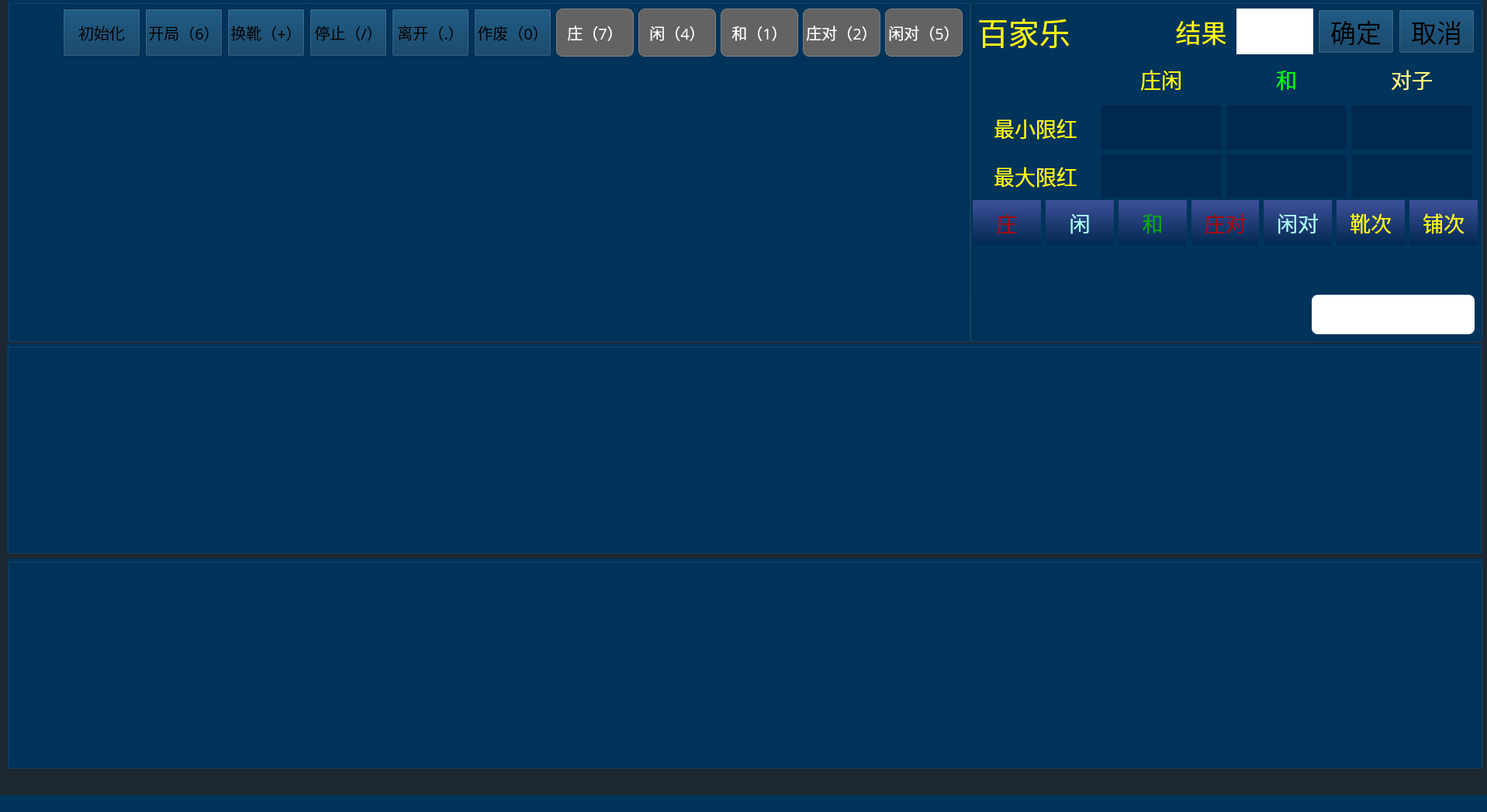
<?xml version="1.0" encoding="UTF-8"?>
<ui version="4.0">
 <class>MainWindow</class>
 <widget class="QMainWindow" name="MainWindow">
  <property name="geometry">
   <rect>
    <x>0</x>
    <y>0</y>
    <width>1917</width>
    <height>1047</height>
   </rect>
  </property>
  <property name="windowTitle">
   <string>MainWindow</string>
  </property>
  <property name="styleSheet">
   <string notr="true">background-color: rgb(0, 52, 91);</string>
  </property>
  <widget class="QWidget" name="centralwidget">
   <property name="styleSheet">
    <string notr="true">background-color: rgb(30, 40, 50);</string>
   </property>
   <widget class="QGroupBox" name="groupBox_3">
    <property name="geometry">
     <rect>
      <x>9</x>
      <y>443</y>
      <width>1901</width>
      <height>271</height>
     </rect>
    </property>
    <property name="styleSheet">
     <string notr="true">background-color: rgb(0, 52, 91);
</string>
    </property>
    <property name="title">
     <string/>
    </property>
    <layout class="QVBoxLayout" name="verticalLayout_4">
     <item>
      <layout class="QGridLayout" name="gridLayout_4">
       <property name="spacing">
        <number>1</number>
       </property>
      </layout>
     </item>
    </layout>
   </widget>
   <widget class="QGroupBox" name="groupBox_4">
    <property name="geometry">
     <rect>
      <x>10</x>
      <y>720</y>
      <width>1901</width>
      <height>271</height>
     </rect>
    </property>
    <property name="styleSheet">
     <string notr="true">background-color: rgb(0, 52, 91);
</string>
    </property>
    <property name="title">
     <string/>
    </property>
    <layout class="QVBoxLayout" name="verticalLayout_5">
     <item>
      <layout class="QGridLayout" name="gridLayout_5">
       <property name="spacing">
        <number>1</number>
       </property>
      </layout>
     </item>
    </layout>
   </widget>
   <widget class="QGroupBox" name="groupBox_2">
    <property name="geometry">
     <rect>
      <x>1250</x>
      <y>0</y>
      <width>661</width>
      <height>441</height>
     </rect>
    </property>
    <property name="styleSheet">
     <string notr="true">background-color: rgb(0, 52, 91);</string>
    </property>
    <property name="title">
     <string/>
    </property>
    <widget class="QWidget" name="layoutWidget">
     <property name="geometry">
      <rect>
       <x>10</x>
       <y>10</y>
       <width>641</width>
       <height>61</height>
      </rect>
     </property>
     <layout class="QGridLayout" name="gridLayout">
      <item row="0" column="2">
       <widget class="QLabel" name="label_143">
        <property name="font">
         <font>
          <family>方正粗黑宋简体</family>
          <pointsize>25</pointsize>
         </font>
        </property>
        <property name="styleSheet">
         <string notr="true">color: rgb(255, 255, 0);</string>
        </property>
        <property name="text">
         <string>   结果</string>
        </property>
       </widget>
      </item>
      <item row="0" column="5">
       <widget class="QPushButton" name="pu_cancel">
        <property name="enabled">
         <bool>false</bool>
        </property>
        <property name="font">
         <font>
          <family>方正粗黑宋简体</family>
          <pointsize>25</pointsize>
         </font>
        </property>
        <property name="styleSheet">
         <string notr="true">QPushButton{color: rgb(0, 0, 0);background-image: url(:/button/pu_yellow.png);}
QPushButton:pressed{border-color:gray;background-image: url(:/button/pu_yellow_an.png);
}
QPushButton:disabled{border-color:gray;background-image: url(:/button/pu_yellow_an.png);
}</string>
        </property>
        <property name="text">
         <string>取消</string>
        </property>
       </widget>
      </item>
      <item row="0" column="0">
       <widget class="QLabel" name="label_126">
        <property name="font">
         <font>
          <family>方正粗黑宋简体</family>
          <pointsize>30</pointsize>
         </font>
        </property>
        <property name="styleSheet">
         <string notr="true">color: rgb(255, 255, 0);</string>
        </property>
        <property name="text">
         <string>百家乐</string>
        </property>
       </widget>
      </item>
      <item row="0" column="1">
       <widget class="QLabel" name="label_desk_id">
        <property name="font">
         <font>
          <family>方正粗黑宋简体</family>
          <pointsize>30</pointsize>
         </font>
        </property>
        <property name="styleSheet">
         <string notr="true">color: rgb(255, 255, 0);</string>
        </property>
        <property name="text">
         <string/>
        </property>
       </widget>
      </item>
      <item row="0" column="4">
       <widget class="QPushButton" name="pu_enter">
        <property name="enabled">
         <bool>false</bool>
        </property>
        <property name="font">
         <font>
          <family>方正粗黑宋简体</family>
          <pointsize>25</pointsize>
         </font>
        </property>
        <property name="styleSheet">
         <string notr="true">QPushButton{color: rgb(0, 0, 0);background-image: url(:/button/pu_yellow.png);}
QPushButton:pressed{border-color:gray;background-image: url(:/button/pu_yellow_an.png);
}
QPushButton:disabled{border-color:gray;background-image: url(:/button/pu_yellow_an.png);
}</string>
        </property>
        <property name="text">
         <string>确定</string>
        </property>
       </widget>
      </item>
      <item row="0" column="3">
       <widget class="QLabel" name="label_result">
        <property name="font">
         <font>
          <family>方正粗黑宋简体</family>
          <pointsize>20</pointsize>
         </font>
        </property>
        <property name="styleSheet">
         <string notr="true">background-color: rgb(255, 255, 255);</string>
        </property>
        <property name="text">
         <string/>
        </property>
       </widget>
      </item>
     </layout>
    </widget>
    <widget class="QWidget" name="layoutWidget">
     <property name="geometry">
      <rect>
       <x>7</x>
       <y>74</y>
       <width>641</width>
       <height>181</height>
      </rect>
     </property>
     <layout class="QGridLayout" name="gridLayout_3">
      <item row="1" column="1">
       <widget class="QLabel" name="label_minLimit">
        <property name="font">
         <font>
          <family>方正粗黑宋简体</family>
          <pointsize>20</pointsize>
         </font>
        </property>
        <property name="styleSheet">
         <string notr="true">color: rgb(255, 255, 255);
background-color: rgb(0, 41, 80);</string>
        </property>
        <property name="text">
         <string/>
        </property>
        <property name="alignment">
         <set>Qt::AlignCenter</set>
        </property>
       </widget>
      </item>
      <item row="1" column="0">
       <widget class="QLabel" name="label_123">
        <property name="font">
         <font>
          <family>方正粗黑宋简体</family>
          <pointsize>20</pointsize>
         </font>
        </property>
        <property name="styleSheet">
         <string notr="true">color: rgb(255, 255, 0);</string>
        </property>
        <property name="text">
         <string>最小限红</string>
        </property>
        <property name="alignment">
         <set>Qt::AlignCenter</set>
        </property>
       </widget>
      </item>
      <item row="1" column="2">
       <widget class="QLabel" name="label_tieMinLimit">
        <property name="font">
         <font>
          <family>方正粗黑宋简体</family>
          <pointsize>20</pointsize>
         </font>
        </property>
        <property name="styleSheet">
         <string notr="true">background-color: rgb(0, 41, 80);color: rgb(255, 255, 255);</string>
        </property>
        <property name="text">
         <string/>
        </property>
        <property name="alignment">
         <set>Qt::AlignCenter</set>
        </property>
       </widget>
      </item>
      <item row="2" column="3">
       <widget class="QLabel" name="label_pairMaxLimit">
        <property name="font">
         <font>
          <family>方正粗黑宋简体</family>
          <pointsize>20</pointsize>
         </font>
        </property>
        <property name="styleSheet">
         <string notr="true">background-color: rgb(0, 41, 80);color: rgb(255, 255, 255);</string>
        </property>
        <property name="text">
         <string/>
        </property>
        <property name="alignment">
         <set>Qt::AlignCenter</set>
        </property>
       </widget>
      </item>
      <item row="2" column="1">
       <widget class="QLabel" name="label_maxLimit">
        <property name="font">
         <font>
          <family>方正粗黑宋简体</family>
          <pointsize>20</pointsize>
         </font>
        </property>
        <property name="styleSheet">
         <string notr="true">background-color: rgb(0, 41, 80);color: rgb(255, 255, 255);</string>
        </property>
        <property name="text">
         <string/>
        </property>
        <property name="alignment">
         <set>Qt::AlignCenter</set>
        </property>
       </widget>
      </item>
      <item row="2" column="0">
       <widget class="QLabel" name="label_127">
        <property name="font">
         <font>
          <family>方正粗黑宋简体</family>
          <pointsize>20</pointsize>
         </font>
        </property>
        <property name="styleSheet">
         <string notr="true">color: rgb(255, 255, 0);</string>
        </property>
        <property name="text">
         <string>最大限红</string>
        </property>
        <property name="alignment">
         <set>Qt::AlignCenter</set>
        </property>
       </widget>
      </item>
      <item row="0" column="1">
       <widget class="QLabel" name="label_122">
        <property name="font">
         <font>
          <family>方正粗黑宋简体</family>
          <pointsize>20</pointsize>
         </font>
        </property>
        <property name="styleSheet">
         <string notr="true">color: rgb(255, 255, 0);</string>
        </property>
        <property name="text">
         <string>庄闲</string>
        </property>
        <property name="alignment">
         <set>Qt::AlignCenter</set>
        </property>
       </widget>
      </item>
      <item row="2" column="2">
       <widget class="QLabel" name="label_tieMaxLimit">
        <property name="font">
         <font>
          <family>方正粗黑宋简体</family>
          <pointsize>20</pointsize>
         </font>
        </property>
        <property name="styleSheet">
         <string notr="true">background-color: rgb(0, 41, 80);color: rgb(255, 255, 255);</string>
        </property>
        <property name="text">
         <string/>
        </property>
        <property name="alignment">
         <set>Qt::AlignCenter</set>
        </property>
       </widget>
      </item>
      <item row="0" column="2">
       <widget class="QLabel" name="label_128">
        <property name="font">
         <font>
          <family>方正粗黑宋简体</family>
          <pointsize>20</pointsize>
         </font>
        </property>
        <property name="styleSheet">
         <string notr="true">color: rgb(0, 255, 0);</string>
        </property>
        <property name="text">
         <string>和</string>
        </property>
        <property name="alignment">
         <set>Qt::AlignCenter</set>
        </property>
       </widget>
      </item>
      <item row="1" column="3">
       <widget class="QLabel" name="label_pairMinLimit">
        <property name="font">
         <font>
          <family>方正粗黑宋简体</family>
          <pointsize>20</pointsize>
         </font>
        </property>
        <property name="styleSheet">
         <string notr="true">background-color: rgb(0, 41, 80);color: rgb(255, 255, 255);</string>
        </property>
        <property name="text">
         <string/>
        </property>
        <property name="alignment">
         <set>Qt::AlignCenter</set>
        </property>
       </widget>
      </item>
      <item row="0" column="3">
       <widget class="QLabel" name="label_129">
        <property name="font">
         <font>
          <family>方正粗黑宋简体</family>
          <pointsize>20</pointsize>
         </font>
        </property>
        <property name="styleSheet">
         <string notr="true">color: rgb(255, 255, 127);</string>
        </property>
        <property name="text">
         <string>对子</string>
        </property>
        <property name="alignment">
         <set>Qt::AlignCenter</set>
        </property>
       </widget>
      </item>
     </layout>
    </widget>
    <widget class="QWidget" name="layoutWidget">
     <property name="geometry">
      <rect>
       <x>4</x>
       <y>258</y>
       <width>651</width>
       <height>121</height>
      </rect>
     </property>
     <layout class="QGridLayout" name="gridLayout_6">
      <item row="0" column="6">
       <widget class="QLabel" name="label_140">
        <property name="font">
         <font>
          <family>方正粗黑宋简体</family>
          <pointsize>20</pointsize>
         </font>
        </property>
        <property name="styleSheet">
         <string notr="true">background-color: qlineargradient(spread:pad, x1:0, y1:1, x2:0, y2:0, stop:0 rgba(0, 41, 80, 255), stop:1 rgba(63, 80, 155, 255));color: rgb(255, 255, 0);</string>
        </property>
        <property name="text">
         <string>铺次</string>
        </property>
        <property name="alignment">
         <set>Qt::AlignCenter</set>
        </property>
       </widget>
      </item>
      <item row="1" column="3">
       <widget class="QLabel" name="label_result_zhuangDui">
        <property name="font">
         <font>
          <family>方正粗黑宋简体</family>
          <pointsize>20</pointsize>
         </font>
        </property>
        <property name="styleSheet">
         <string notr="true">color: rgb(255, 255, 255);</string>
        </property>
        <property name="text">
         <string/>
        </property>
        <property name="alignment">
         <set>Qt::AlignCenter</set>
        </property>
       </widget>
      </item>
      <item row="0" column="3">
       <widget class="QLabel" name="label_137">
        <property name="font">
         <font>
          <family>方正粗黑宋简体</family>
          <pointsize>20</pointsize>
         </font>
        </property>
        <property name="styleSheet">
         <string notr="true">background-color: qlineargradient(spread:pad, x1:0, y1:1, x2:0, y2:0, stop:0 rgba(0, 41, 80, 255), stop:1 rgba(63, 80, 155, 255));color: rgb(170, 0, 0);</string>
        </property>
        <property name="text">
         <string>庄对</string>
        </property>
        <property name="alignment">
         <set>Qt::AlignCenter</set>
        </property>
       </widget>
      </item>
      <item row="1" column="1">
       <widget class="QLabel" name="label_result_xian">
        <property name="font">
         <font>
          <family>方正粗黑宋简体</family>
          <pointsize>20</pointsize>
         </font>
        </property>
        <property name="styleSheet">
         <string notr="true">color: rgb(255, 255, 255);</string>
        </property>
        <property name="text">
         <string/>
        </property>
        <property name="alignment">
         <set>Qt::AlignCenter</set>
        </property>
       </widget>
      </item>
      <item row="1" column="4">
       <widget class="QLabel" name="label_result_xianDui">
        <property name="font">
         <font>
          <family>方正粗黑宋简体</family>
          <pointsize>20</pointsize>
         </font>
        </property>
        <property name="styleSheet">
         <string notr="true">color: rgb(255, 255, 255);</string>
        </property>
        <property name="text">
         <string/>
        </property>
        <property name="alignment">
         <set>Qt::AlignCenter</set>
        </property>
       </widget>
      </item>
      <item row="1" column="2">
       <widget class="QLabel" name="label_result_same">
        <property name="font">
         <font>
          <family>方正粗黑宋简体</family>
          <pointsize>20</pointsize>
         </font>
        </property>
        <property name="styleSheet">
         <string notr="true">color: rgb(255, 255, 255);</string>
        </property>
        <property name="text">
         <string/>
        </property>
        <property name="alignment">
         <set>Qt::AlignCenter</set>
        </property>
       </widget>
      </item>
      <item row="0" column="5">
       <widget class="QLabel" name="label_139">
        <property name="font">
         <font>
          <family>方正粗黑宋简体</family>
          <pointsize>20</pointsize>
         </font>
        </property>
        <property name="styleSheet">
         <string notr="true">background-color: qlineargradient(spread:pad, x1:0, y1:1, x2:0, y2:0, stop:0 rgba(0, 41, 80, 255), stop:1 rgba(63, 80, 155, 255));color: rgb(255, 255, 0);</string>
        </property>
        <property name="text">
         <string>靴次</string>
        </property>
        <property name="alignment">
         <set>Qt::AlignCenter</set>
        </property>
       </widget>
      </item>
      <item row="0" column="2">
       <widget class="QLabel" name="label_136">
        <property name="font">
         <font>
          <family>方正粗黑宋简体</family>
          <pointsize>20</pointsize>
         </font>
        </property>
        <property name="styleSheet">
         <string notr="true">background-color: qlineargradient(spread:pad, x1:0, y1:1, x2:0, y2:0, stop:0 rgba(0, 41, 80, 255), stop:1 rgba(63, 80, 155, 255));color: rgb(0, 170, 0);</string>
        </property>
        <property name="text">
         <string>和</string>
        </property>
        <property name="alignment">
         <set>Qt::AlignCenter</set>
        </property>
       </widget>
      </item>
      <item row="1" column="6">
       <widget class="QLabel" name="label_times_pu">
        <property name="font">
         <font>
          <family>方正粗黑宋简体</family>
          <pointsize>20</pointsize>
         </font>
        </property>
        <property name="styleSheet">
         <string notr="true">color: rgb(255, 255, 255);</string>
        </property>
        <property name="text">
         <string/>
        </property>
        <property name="alignment">
         <set>Qt::AlignCenter</set>
        </property>
       </widget>
      </item>
      <item row="1" column="5">
       <widget class="QLabel" name="label_times_xue">
        <property name="font">
         <font>
          <family>方正粗黑宋简体</family>
          <pointsize>20</pointsize>
         </font>
        </property>
        <property name="styleSheet">
         <string notr="true">color: rgb(255, 255, 255);</string>
        </property>
        <property name="text">
         <string/>
        </property>
        <property name="alignment">
         <set>Qt::AlignCenter</set>
        </property>
       </widget>
      </item>
      <item row="0" column="0">
       <widget class="QLabel" name="label_134">
        <property name="font">
         <font>
          <family>方正粗黑宋简体</family>
          <pointsize>20</pointsize>
         </font>
        </property>
        <property name="styleSheet">
         <string notr="true">color: rgb(170, 0, 0);
background-color: qlineargradient(spread:pad, x1:0, y1:1, x2:0, y2:0, stop:0 rgba(0, 41, 80, 255), stop:1 rgba(63, 80, 155, 255));</string>
        </property>
        <property name="text">
         <string>庄</string>
        </property>
        <property name="alignment">
         <set>Qt::AlignCenter</set>
        </property>
       </widget>
      </item>
      <item row="0" column="4">
       <widget class="QLabel" name="label_138">
        <property name="font">
         <font>
          <family>方正粗黑宋简体</family>
          <pointsize>20</pointsize>
         </font>
        </property>
        <property name="styleSheet">
         <string notr="true">background-color: qlineargradient(spread:pad, x1:0, y1:1, x2:0, y2:0, stop:0 rgba(0, 41, 80, 255), stop:1 rgba(63, 80, 155, 255));color: rgb(170, 255, 255);</string>
        </property>
        <property name="text">
         <string>闲对</string>
        </property>
        <property name="alignment">
         <set>Qt::AlignCenter</set>
        </property>
       </widget>
      </item>
      <item row="1" column="0">
       <widget class="QLabel" name="label_result_zhuang">
        <property name="font">
         <font>
          <family>方正粗黑宋简体</family>
          <pointsize>20</pointsize>
         </font>
        </property>
        <property name="styleSheet">
         <string notr="true">color: rgb(255, 255, 255);</string>
        </property>
        <property name="text">
         <string/>
        </property>
        <property name="alignment">
         <set>Qt::AlignCenter</set>
        </property>
       </widget>
      </item>
      <item row="0" column="1">
       <widget class="QLabel" name="label_135">
        <property name="font">
         <font>
          <family>方正粗黑宋简体</family>
          <pointsize>20</pointsize>
         </font>
        </property>
        <property name="styleSheet">
         <string notr="true">background-color: qlineargradient(spread:pad, x1:0, y1:1, x2:0, y2:0, stop:0 rgba(0, 41, 80, 255), stop:1 rgba(63, 80, 155, 255));color: rgb(170, 255, 255);</string>
        </property>
        <property name="text">
         <string>闲</string>
        </property>
        <property name="alignment">
         <set>Qt::AlignCenter</set>
        </property>
       </widget>
      </item>
     </layout>
    </widget>
    <widget class="QWidget" name="layoutWidget">
     <property name="geometry">
      <rect>
       <x>10</x>
       <y>380</y>
       <width>641</width>
       <height>51</height>
      </rect>
     </property>
     <layout class="QHBoxLayout" name="horizontalLayout_2">
      <item>
       <widget class="QLabel" name="label">
        <property name="styleSheet">
         <string notr="true">border-image: url(:/button/banker_ask_way.png);
border-radius: 8px;</string>
        </property>
        <property name="text">
         <string/>
        </property>
       </widget>
      </item>
      <item>
       <widget class="QLabel" name="label_2">
        <property name="styleSheet">
         <string notr="true">border-radius: 8px;
border-image: url(:/button/tie_ask_way.png);</string>
        </property>
        <property name="text">
         <string/>
        </property>
       </widget>
      </item>
      <item>
       <widget class="QLabel" name="label_up_pave">
        <property name="font">
         <font>
          <family>方正粗黑宋简体</family>
          <pointsize>25</pointsize>
         </font>
        </property>
        <property name="styleSheet">
         <string notr="true">background-color: rgb(255, 255, 255);
border-radius: 8px;</string>
        </property>
        <property name="text">
         <string/>
        </property>
       </widget>
      </item>
     </layout>
    </widget>
   </widget>
   <widget class="QWidget" name="layoutWidget">
    <property name="geometry">
     <rect>
      <x>10</x>
      <y>0</y>
      <width>1241</width>
      <height>441</height>
     </rect>
    </property>
    <layout class="QVBoxLayout" name="verticalLayout">
     <item>
      <widget class="QGroupBox" name="groupBox">
       <property name="styleSheet">
        <string notr="true">background-color: rgb(0, 52, 91);</string>
       </property>
       <property name="title">
        <string/>
       </property>
       <widget class="QWidget" name="layoutWidget">
        <property name="geometry">
         <rect>
          <x>10</x>
          <y>80</y>
          <width>1221</width>
          <height>351</height>
         </rect>
        </property>
        <layout class="QGridLayout" name="gridLayout_2">
         <property name="spacing">
          <number>1</number>
         </property>
        </layout>
       </widget>
       <widget class="QWidget" name="layoutWidget">
        <property name="geometry">
         <rect>
          <x>10</x>
          <y>10</y>
          <width>1221</width>
          <height>64</height>
         </rect>
        </property>
        <layout class="QHBoxLayout" name="horizontalLayout">
         <property name="sizeConstraint">
          <enum>QLayout::SetMinimumSize</enum>
         </property>
         <property name="topMargin">
          <number>0</number>
         </property>
         <item>
          <spacer name="horizontalSpacer">
           <property name="orientation">
            <enum>Qt::Horizontal</enum>
           </property>
           <property name="sizeHint" stdset="0">
            <size>
             <width>40</width>
             <height>20</height>
            </size>
           </property>
          </spacer>
         </item>
         <item>
          <widget class="QPushButton" name="pu_init">
           <property name="enabled">
            <bool>false</bool>
           </property>
           <property name="minimumSize">
            <size>
             <width>100</width>
             <height>62</height>
            </size>
           </property>
           <property name="font">
            <font>
             <family>方正粗黑宋简体</family>
             <pointsize>15</pointsize>
            </font>
           </property>
           <property name="styleSheet">
            <string notr="true">QPushButton{color: rgb(0, 0, 0);background-image: url(:/button/pu_yellow.png);}
QPushButton:pressed{border-color:gray;background-image: url(:/button/pu_yellow_an.png);
}
QPushButton:disabled{border-color:gray;background-image: url(:/button/pu_yellow_an.png);
}</string>
           </property>
           <property name="text">
            <string>初始化</string>
           </property>
          </widget>
         </item>
         <item>
          <widget class="QPushButton" name="pu_start">
           <property name="enabled">
            <bool>false</bool>
           </property>
           <property name="minimumSize">
            <size>
             <width>100</width>
             <height>62</height>
            </size>
           </property>
           <property name="font">
            <font>
             <family>方正粗黑宋简体</family>
             <pointsize>15</pointsize>
            </font>
           </property>
           <property name="acceptDrops">
            <bool>true</bool>
           </property>
           <property name="styleSheet">
            <string notr="true">QPushButton{color: rgb(0, 0, 0);background-image: url(:/button/pu_yellow.png);}
QPushButton:pressed{border-color:gray;background-image: url(:/button/pu_yellow_an.png);
}
QPushButton:disabled{border-color:gray;background-image: url(:/button/pu_yellow_an.png);
}</string>
           </property>
           <property name="text">
            <string>开局（6）</string>
           </property>
          </widget>
         </item>
         <item>
          <widget class="QPushButton" name="pu_changeXue">
           <property name="enabled">
            <bool>false</bool>
           </property>
           <property name="minimumSize">
            <size>
             <width>100</width>
             <height>62</height>
            </size>
           </property>
           <property name="font">
            <font>
             <family>方正粗黑宋简体</family>
             <pointsize>15</pointsize>
            </font>
           </property>
           <property name="styleSheet">
            <string notr="true">QPushButton{color: rgb(0, 0, 0);background-image: url(:/button/pu_yellow.png);}
QPushButton:pressed{border-color:gray;background-image: url(:/button/pu_yellow_an.png);
}
QPushButton:disabled{border-color:gray;background-image: url(:/button/pu_yellow_an.png);
}</string>
           </property>
           <property name="text">
            <string>换靴（+）</string>
           </property>
          </widget>
         </item>
         <item>
          <widget class="QPushButton" name="pu_stop">
           <property name="enabled">
            <bool>false</bool>
           </property>
           <property name="minimumSize">
            <size>
             <width>100</width>
             <height>62</height>
            </size>
           </property>
           <property name="font">
            <font>
             <family>方正粗黑宋简体</family>
             <pointsize>15</pointsize>
            </font>
           </property>
           <property name="styleSheet">
            <string notr="true">QPushButton{color: rgb(0, 0, 0);background-image: url(:/button/pu_yellow.png);}
QPushButton:pressed{border-color:gray;background-image: url(:/button/pu_yellow_an.png);
}
QPushButton:disabled{border-color:gray;background-image: url(:/button/pu_yellow_an.png);
}</string>
           </property>
           <property name="text">
            <string>停止（/）</string>
           </property>
          </widget>
         </item>
         <item>
          <widget class="QPushButton" name="pu_leave">
           <property name="enabled">
            <bool>false</bool>
           </property>
           <property name="minimumSize">
            <size>
             <width>100</width>
             <height>62</height>
            </size>
           </property>
           <property name="font">
            <font>
             <family>方正粗黑宋简体</family>
             <pointsize>15</pointsize>
            </font>
           </property>
           <property name="styleSheet">
            <string notr="true">QPushButton{color: rgb(0, 0, 0);background-image: url(:/button/pu_yellow.png);}
QPushButton:pressed{border-color:gray;background-image: url(:/button/pu_yellow_an.png);
}
QPushButton:disabled{border-color:gray;background-image: url(:/button/pu_yellow_an.png);
}</string>
           </property>
           <property name="text">
            <string>离开（.）</string>
           </property>
          </widget>
         </item>
         <item>
          <widget class="QPushButton" name="pu_useless">
           <property name="enabled">
            <bool>false</bool>
           </property>
           <property name="minimumSize">
            <size>
             <width>100</width>
             <height>62</height>
            </size>
           </property>
           <property name="font">
            <font>
             <family>方正粗黑宋简体</family>
             <pointsize>15</pointsize>
            </font>
           </property>
           <property name="styleSheet">
            <string notr="true">QPushButton{color: rgb(0, 0, 0);background-image: url(:/button/pu_yellow.png);}
QPushButton:pressed{border-color:gray;background-image: url(:/button/pu_yellow_an.png);
}
QPushButton:disabled{border-color:gray;background-image: url(:/button/pu_yellow_an.png);
}</string>
           </property>
           <property name="text">
            <string>作废（0）</string>
           </property>
          </widget>
         </item>
         <item>
          <widget class="QPushButton" name="pu_zhuang">
           <property name="enabled">
            <bool>false</bool>
           </property>
           <property name="minimumSize">
            <size>
             <width>100</width>
             <height>62</height>
            </size>
           </property>
           <property name="font">
            <font>
             <family>方正粗黑宋简体</family>
             <pointsize>15</pointsize>
            </font>
           </property>
           <property name="styleSheet">
            <string notr="true">QPushButton{color: rgb(255, 255, 255);background:rgb(180, 45, 55);border:1px solid grey; border-radius: 8px;}
QPushButton:hover{border-color:rgb(139,170,105)}
QPushButton:pressed{border-color:gray;background-color: rgb(114, 58, 62);}
QPushButton:disabled{border-color:gray;background-color: rgb(99, 99, 99);
}</string>
           </property>
           <property name="text">
            <string>庄（7）</string>
           </property>
          </widget>
         </item>
         <item>
          <widget class="QPushButton" name="pu_xian">
           <property name="enabled">
            <bool>false</bool>
           </property>
           <property name="minimumSize">
            <size>
             <width>100</width>
             <height>62</height>
            </size>
           </property>
           <property name="palette">
            <palette>
             <active>
              <colorrole role="WindowText">
               <brush brushstyle="SolidPattern">
                <color alpha="255">
                 <red>255</red>
                 <green>255</green>
                 <blue>255</blue>
                </color>
               </brush>
              </colorrole>
              <colorrole role="Button">
               <brush brushstyle="SolidPattern">
                <color alpha="255">
                 <red>50</red>
                 <green>73</green>
                 <blue>138</blue>
                </color>
               </brush>
              </colorrole>
              <colorrole role="Text">
               <brush brushstyle="SolidPattern">
                <color alpha="255">
                 <red>255</red>
                 <green>255</green>
                 <blue>255</blue>
                </color>
               </brush>
              </colorrole>
              <colorrole role="ButtonText">
               <brush brushstyle="SolidPattern">
                <color alpha="255">
                 <red>255</red>
                 <green>255</green>
                 <blue>255</blue>
                </color>
               </brush>
              </colorrole>
              <colorrole role="Base">
               <brush brushstyle="SolidPattern">
                <color alpha="255">
                 <red>50</red>
                 <green>73</green>
                 <blue>138</blue>
                </color>
               </brush>
              </colorrole>
              <colorrole role="Window">
               <brush brushstyle="SolidPattern">
                <color alpha="255">
                 <red>50</red>
                 <green>73</green>
                 <blue>138</blue>
                </color>
               </brush>
              </colorrole>
              <colorrole role="PlaceholderText">
               <brush brushstyle="NoBrush">
                <color alpha="128">
                 <red>255</red>
                 <green>255</green>
                 <blue>255</blue>
                </color>
               </brush>
              </colorrole>
             </active>
             <inactive>
              <colorrole role="WindowText">
               <brush brushstyle="SolidPattern">
                <color alpha="255">
                 <red>255</red>
                 <green>255</green>
                 <blue>255</blue>
                </color>
               </brush>
              </colorrole>
              <colorrole role="Button">
               <brush brushstyle="SolidPattern">
                <color alpha="255">
                 <red>50</red>
                 <green>73</green>
                 <blue>138</blue>
                </color>
               </brush>
              </colorrole>
              <colorrole role="Text">
               <brush brushstyle="SolidPattern">
                <color alpha="255">
                 <red>255</red>
                 <green>255</green>
                 <blue>255</blue>
                </color>
               </brush>
              </colorrole>
              <colorrole role="ButtonText">
               <brush brushstyle="SolidPattern">
                <color alpha="255">
                 <red>255</red>
                 <green>255</green>
                 <blue>255</blue>
                </color>
               </brush>
              </colorrole>
              <colorrole role="Base">
               <brush brushstyle="SolidPattern">
                <color alpha="255">
                 <red>50</red>
                 <green>73</green>
                 <blue>138</blue>
                </color>
               </brush>
              </colorrole>
              <colorrole role="Window">
               <brush brushstyle="SolidPattern">
                <color alpha="255">
                 <red>50</red>
                 <green>73</green>
                 <blue>138</blue>
                </color>
               </brush>
              </colorrole>
              <colorrole role="PlaceholderText">
               <brush brushstyle="NoBrush">
                <color alpha="128">
                 <red>255</red>
                 <green>255</green>
                 <blue>255</blue>
                </color>
               </brush>
              </colorrole>
             </inactive>
             <disabled>
              <colorrole role="WindowText">
               <brush brushstyle="SolidPattern">
                <color alpha="255">
                 <red>255</red>
                 <green>255</green>
                 <blue>255</blue>
                </color>
               </brush>
              </colorrole>
              <colorrole role="Button">
               <brush brushstyle="SolidPattern">
                <color alpha="255">
                 <red>99</red>
                 <green>99</green>
                 <blue>99</blue>
                </color>
               </brush>
              </colorrole>
              <colorrole role="Text">
               <brush brushstyle="SolidPattern">
                <color alpha="255">
                 <red>255</red>
                 <green>255</green>
                 <blue>255</blue>
                </color>
               </brush>
              </colorrole>
              <colorrole role="ButtonText">
               <brush brushstyle="SolidPattern">
                <color alpha="255">
                 <red>255</red>
                 <green>255</green>
                 <blue>255</blue>
                </color>
               </brush>
              </colorrole>
              <colorrole role="Base">
               <brush brushstyle="SolidPattern">
                <color alpha="255">
                 <red>99</red>
                 <green>99</green>
                 <blue>99</blue>
                </color>
               </brush>
              </colorrole>
              <colorrole role="Window">
               <brush brushstyle="SolidPattern">
                <color alpha="255">
                 <red>99</red>
                 <green>99</green>
                 <blue>99</blue>
                </color>
               </brush>
              </colorrole>
              <colorrole role="PlaceholderText">
               <brush brushstyle="NoBrush">
                <color alpha="128">
                 <red>255</red>
                 <green>255</green>
                 <blue>255</blue>
                </color>
               </brush>
              </colorrole>
             </disabled>
            </palette>
           </property>
           <property name="font">
            <font>
             <family>方正粗黑宋简体</family>
             <pointsize>15</pointsize>
            </font>
           </property>
           <property name="styleSheet">
            <string notr="true">QPushButton{color: rgb(255, 255, 255);background:rgb(50, 73, 138);border:1px solid grey; border-radius: 8px;}
QPushButton:hover{border-color:rgb(139,170,105)}
QPushButton:pressed{border-color:gray;background-color:rgb(54, 65, 97);}
QPushButton:disabled{border-color:gray;background-color: rgb(99, 99, 99);
}</string>
           </property>
           <property name="text">
            <string>闲（4）</string>
           </property>
          </widget>
         </item>
         <item>
          <widget class="QPushButton" name="pu_same">
           <property name="enabled">
            <bool>false</bool>
           </property>
           <property name="minimumSize">
            <size>
             <width>100</width>
             <height>62</height>
            </size>
           </property>
           <property name="font">
            <font>
             <family>方正粗黑宋简体</family>
             <pointsize>15</pointsize>
            </font>
           </property>
           <property name="styleSheet">
            <string notr="true">QPushButton{color: rgb(255, 255, 255);background:rgb(60, 160, 74);border:1px solid grey; border-radius: 8px;}
QPushButton:hover{border-color:rgb(139,170,105)}
QPushButton:pressed{border-color:gray;background-color: rgb(39, 78, 55);}
QPushButton:disabled{border-color:gray;background-color: rgb(99, 99, 99);
}</string>
           </property>
           <property name="text">
            <string>和（1）</string>
           </property>
          </widget>
         </item>
         <item>
          <widget class="QPushButton" name="pu_zhuangdui">
           <property name="enabled">
            <bool>false</bool>
           </property>
           <property name="minimumSize">
            <size>
             <width>100</width>
             <height>62</height>
            </size>
           </property>
           <property name="font">
            <font>
             <family>方正粗黑宋简体</family>
             <pointsize>15</pointsize>
            </font>
           </property>
           <property name="styleSheet">
            <string notr="true">QPushButton{color: rgb(255, 255, 255);background:rgb(180, 45, 55);border:1px solid grey; border-radius: 8px;}
QPushButton:hover{border-color:rgb(139,170,105)}
QPushButton:pressed{border-color:gray;background-color: rgb(114, 58, 62);}
QPushButton:disabled{border-color:gray;background-color: rgb(99, 99, 99);
}</string>
           </property>
           <property name="text">
            <string>庄对（2）</string>
           </property>
          </widget>
         </item>
         <item>
          <widget class="QPushButton" name="pu_xiandui">
           <property name="enabled">
            <bool>false</bool>
           </property>
           <property name="minimumSize">
            <size>
             <width>100</width>
             <height>62</height>
            </size>
           </property>
           <property name="font">
            <font>
             <family>方正粗黑宋简体</family>
             <pointsize>15</pointsize>
            </font>
           </property>
           <property name="styleSheet">
            <string notr="true">QPushButton{color: rgb(255, 255, 255);background:rgb(50, 73, 138);border:1px solid grey; border-radius: 8px;}
QPushButton:hover{border-color:rgb(139,170,105)}
QPushButton:pressed{border-color:gray;background-color:rgb(54, 65, 97);}
QPushButton:disabled{border-color:gray;background-color: rgb(99, 99, 99);
}</string>
           </property>
           <property name="text">
            <string>闲对（5）</string>
           </property>
          </widget>
         </item>
        </layout>
       </widget>
      </widget>
     </item>
    </layout>
   </widget>
   <widget class="QLabel" name="label_count_down">
    <property name="geometry">
     <rect>
      <x>143</x>
      <y>471</y>
      <width>1631</width>
      <height>211</height>
     </rect>
    </property>
    <property name="font">
     <font>
      <family>楷体</family>
      <pointsize>200</pointsize>
     </font>
    </property>
    <property name="styleSheet">
     <string notr="true">background-color: transparent;</string>
    </property>
    <property name="text">
     <string/>
    </property>
    <property name="alignment">
     <set>Qt::AlignCenter</set>
    </property>
   </widget>
  </widget>
  <widget class="QMenuBar" name="menubar">
   <property name="geometry">
    <rect>
     <x>0</x>
     <y>0</y>
     <width>1917</width>
     <height>23</height>
    </rect>
   </property>
  </widget>
  <widget class="QStatusBar" name="statusbar"/>
 </widget>
 <resources/>
 <connections/>
</ui>
